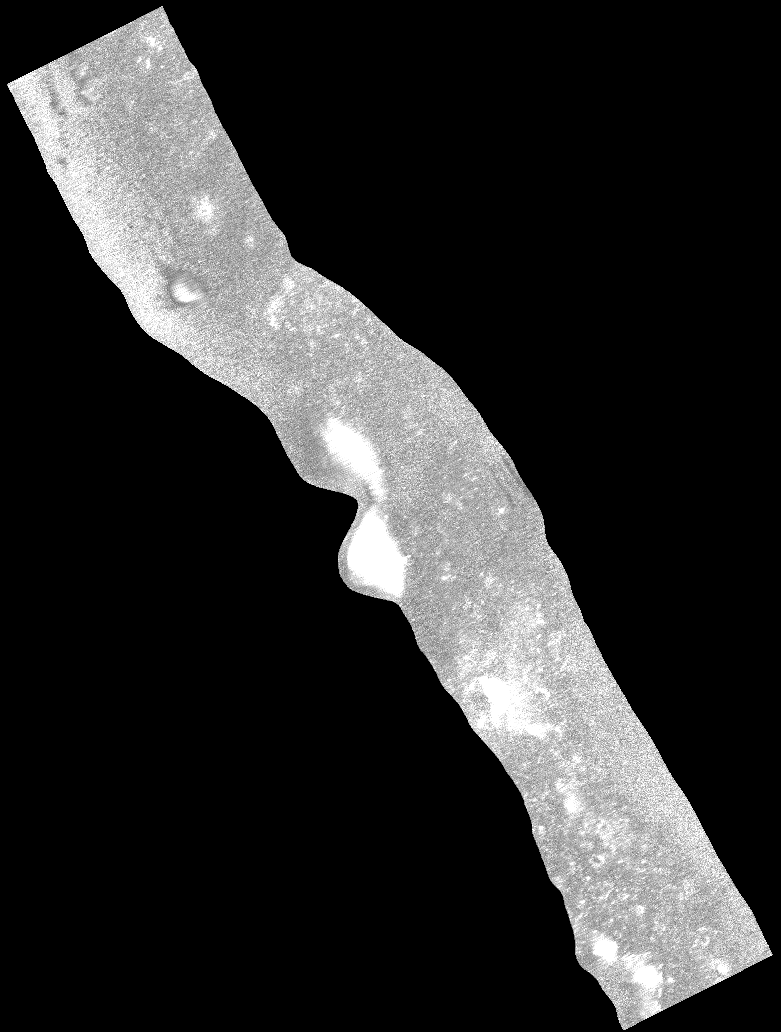
#> input picture data/processed/derived_layers/sar_candidate_ice_evidence_score.png, 781 x 1032 px
$ python -i derive_problem8_outputs.py   (imports and definitions only)
#> lines starting #> are read from the running program, lines starting #| are printed output that depends on the picture; after the words box and inside, x2 and y2 are one past the last pixel; in counts of white or black regions, pixels touching at a corner belong together
#> further down, picture is the input picture: PIL image 781x1032 L; min 0, max 255, mean 45.2
from __future__ import annotations

import json
from pathlib import Path

import numpy as np
import rasterio
from PIL import Image, ImageDraw, ImageEnhance, ImageFont


ROOT = Path(__file__).resolve().parents[1]
DERIVED = ROOT / "data" / "processed" / "derived_layers"
DEMO = ROOT / "data" / "processed" / "demo_assets"
# [1 line not run here, left out]

SAR_SCORE = DERIVED / "sar_candidate_ice_evidence_score.tif"
SAR_CROSS_CO = DERIVED / "sar_cross_to_co_ratio.tif"
SAR_HH_VV = DERIVED / "sar_hh_vv_ratio.tif"
ACCESS = DERIVED / "tmc2_south_pole_accessibility_score.tif"
SLOPE = DERIVED / "tmc2_south_pole_slope_deg.tif"
COLD = DERIVED / "cold_trap_proxy.tif"
SHADOW = DERIVED / "shadow_persistence_proxy.tif"
ILLUM = DERIVED / "illumination_availability_proxy.tif"
ORTHO = DERIVED / "tmc2_south_pole_orthobrowse.png"

DSC_TIF = DERIVED / "doubly_shadowed_crater_proxy_score.tif"
DSC_PNG = DERIVED / "doubly_shadowed_crater_proxy_score.png"
DSC_FOCUS = DEMO / "doubly_shadowed_crater_focus.png"
CPR_DOP_FOCUS = DEMO / "cpr_dop_threshold_focus.png"
VOLUME_FOCUS = DEMO / "ice_volume_estimator_focus.png"
SUMMARY = DERIVED / "problem8_gap_closure_summary.json"


# [90 lines left out: functions font, wrap_text, read, robust_norm, save_tif, save_png and 2 more, not called in this run]


def terrain_region_crops(img: Image.Image, count: int = 2) -> list[Image.Image]:
#> called with count = 2
    gray = np.asarray(img.convert("L"))
    mask = gray > 18
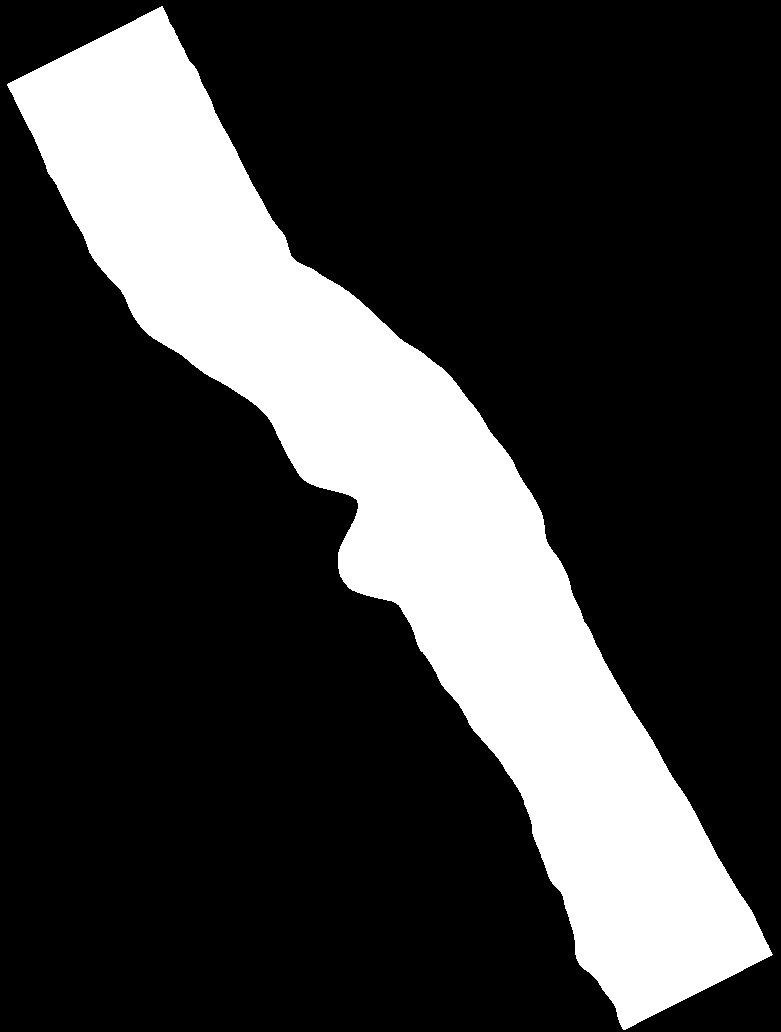
#> mask: shape (1032, 781) bool; 23.2% white; 1 white region, box (x1, y1, x2, y2) and area: (7, 6, 773, 1030) 186970
    try:
        from scipy import ndimage

        labels, total = ndimage.label(mask)
#> total = 1
        regions = []
        for label_id in range(1, total + 1):
            ys, xs = np.where(labels == label_id)
            if len(xs) < 500:
                continue
            x1, x2 = xs.min(), xs.max()
            y1, y2 = ys.min(), ys.max()
            area = (x2 - x1 + 1) * (y2 - y1 + 1)
            regions.append((area, x1, y1, x2, y2))
#> this loop made 1 pass
#> (x1, x2, y1, y2, area) on pass 1: (7, 772, 6, 1029, 784384)
#> after the loop, regions = [(784384, 7, 6, 772, 1029)]
        regions.sort(reverse=True)
        boxes = [(x1, y1, x2 + 1, y2 + 1) for _, x1, y1, x2, y2 in regions[:count]]
#> boxes = [(7, 6, 773, 1030)]
    except Exception:
        boxes = [(0, 0, img.width // 2, img.height // 2), (img.width // 2, img.height // 2, img.width, img.height)]
    return [img.crop(box) for box in boxes]


# [168 lines left out: functions make_dsc_layer, make_cpr_dop_summary, make_volume_card, main, not called in this run]


# [2 lines not run here, left out]

>>> from PIL import Image
>>> picture = Image.open('../data/processed/derived_layers/sar_candidate_ice_evidence_score.png')
>>> result = terrain_region_crops(picture)
#> result = 1 item
